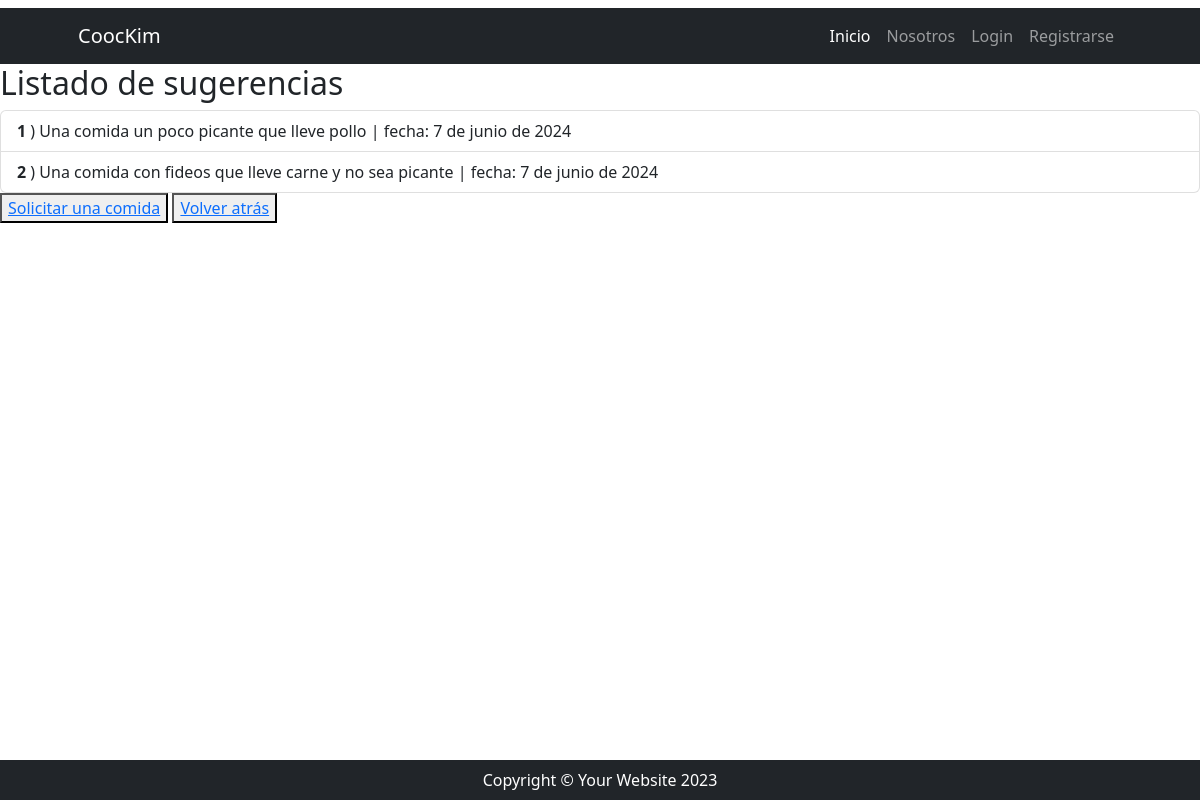
/comidas/comidas/sugerencias, run on an earlier commit of the app's database.
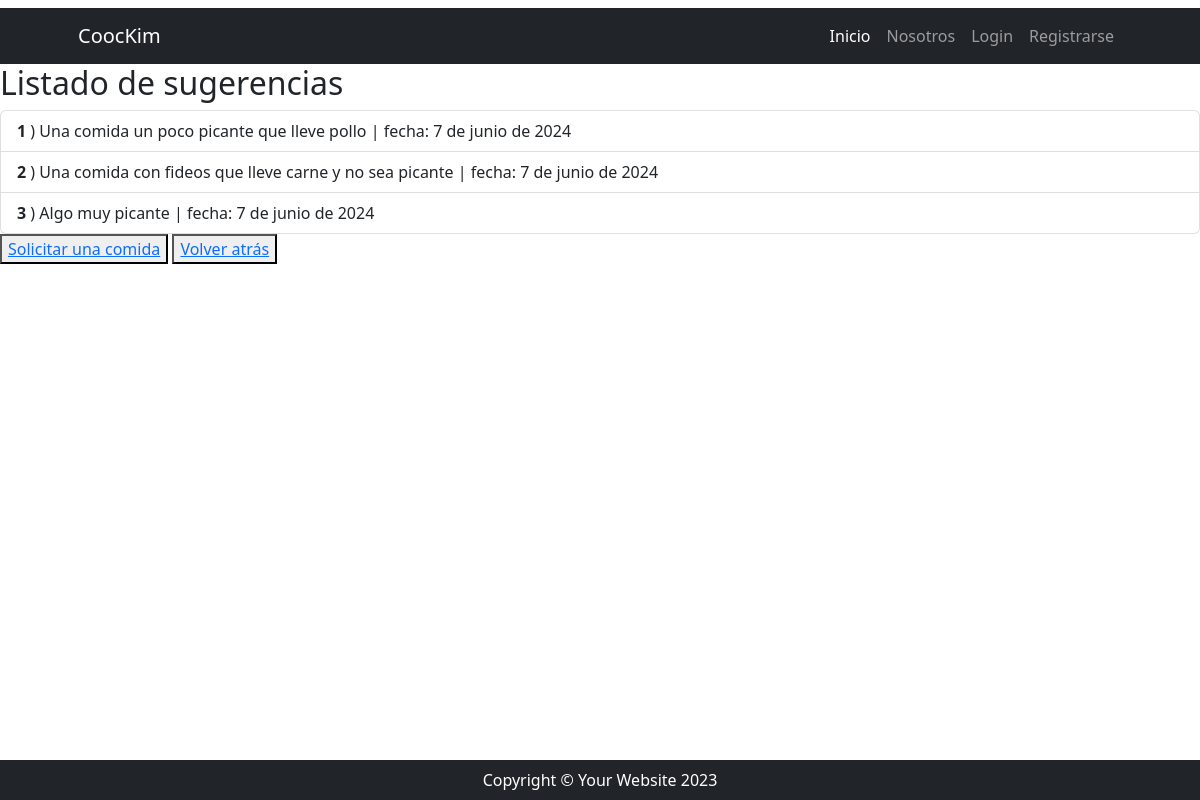
And on a later commit of the database.
### recetas/models.py (models this page shows, shortened)
class Ver_sugerencias(models.Model):
    pedido = models.CharField(max_length=500)
    fecha = models.DateField(default=datetime.date.today)
    numero = models.AutoField(primary_key=True)

### recetas/views.py (the view)
# urls.py: path("comidas/sugerencias", Ver_sugerenciasList.as_view(), name= "lista_sugerencias"),
class Ver_sugerenciasList(ListView):
    model = Ver_sugerencias
    template_name = "recetas/lista_sugerencias.html"
    context_object_name = "sugerencias"

### recetas/templates/recetas/lista_sugerencias.html (shortened to what this page needs)
{% extends 'core/base.html' %}
{% block contenido %}
<h1 class="h2">Listado de sugerencias</h1>
<ul class="list-group">
  {% for sugerencia in sugerencias %}
    <li class="list-group-item">
      <span class="fw-bold">{{ sugerencia.numero }}</span> )  {{ sugerencia.pedido }} | fecha: {{ sugerencia.fecha }}
    </li>
  {% endfor %}
</ul>
    <button><a href="{% url 'recetas:agregar_sugerencias' %}">Solicitar una comida</a></button>
    <button><a href="{% url 'core:index' %}">Volver atrás</a></button>
{% endblock contenido %}

### core/templates/core/base.html (shortened to what this page needs)
{% load static %}
<!DOCTYPE html>
<html lang="es">
    <head>
        <link href=" {% static 'core/css/styles.css' %}" rel="stylesheet" />
    </head>
    <body>
        {% include 'core/components/navbar.html' %}
        {% block contenido %}
        {% endblock contenido %}
        {% include 'core/components/footer.html' %}
    </body>
</html>

### core/templates/core/components/navbar.html (shortened to what this page needs)
 <nav class="navbar navbar-expand-lg navbar-dark bg-dark">
    <div class="container px-5">
        <a class="navbar-brand" href="#!">CoocKim</a>
        <div class="collapse navbar-collapse" id="navbarSupportedContent">
            <ul class="navbar-nav ms-auto mb-2 mb-lg-0">
                <li class="nav-item">
                    <a class="nav-link active"
                       aria-current="page"
                       href="{% url 'core:index' %}">Inicio</a>
                </li>
                <li class="nav-item">
                    <a class="nav-link" href="{% url 'recetas:nosotros' %}">Nosotros</a>
                </li>
                {% if user.is_authenticated %}
                <li class="nav-item">
                    <a class="nav-link" href="{% url 'recetas:index' %}">Ver comidas</a>
                </li>
                <li class="nav-item">
                    <a class="nav-link" href="{% url 'recetas:lista_sugerencias' %}">Sugerencias</a>
                </li>
                <li class="nav-item">
                    <a class="nav-link text-bg-info"> {{ user.username }} </a>
                </li>
                <li class="nav-item">
                    <form action="{% url 'core:logout' %}" method="post">
                        {% csrf_token %}
                        <button type="submit" class="btn btn-dark">Logout</button>
                    </form>
                </li>
                {% else %}
                <li class="nav-item">
                    <a class="nav-link" href="{% url 'core:login' %}">Login</a>
                </li>
                <li class="nav-item">
                    <a class="nav-link" href="{% url 'core:register' %}">Registrarse</a>
                </li>
                {% endif %}
            </ul>
        </div>
    </div>
</nav>

### core/templates/core/components/footer.html
<footer class="py-2 bg-dark fixed-bottom ">
    <div class="container px-4 px-lg-5">
        <p class="m-0 text-center text-white">Copyright &copy; Your Website 2023</p>
    </div>
</footer>

What changed in the data, as far as the page shows it:
added Ver_sugerencias: numero "3", pedido "Algo muy picante", fecha "7 de junio de 2024"
